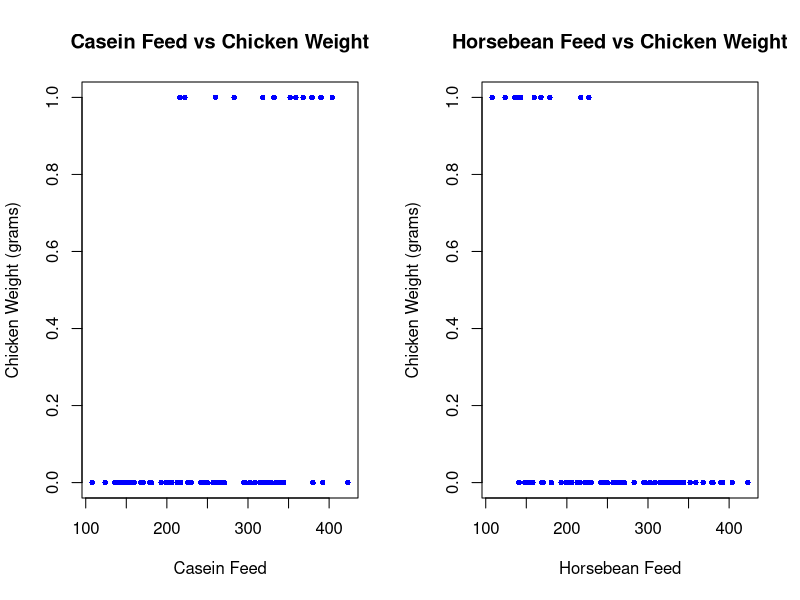
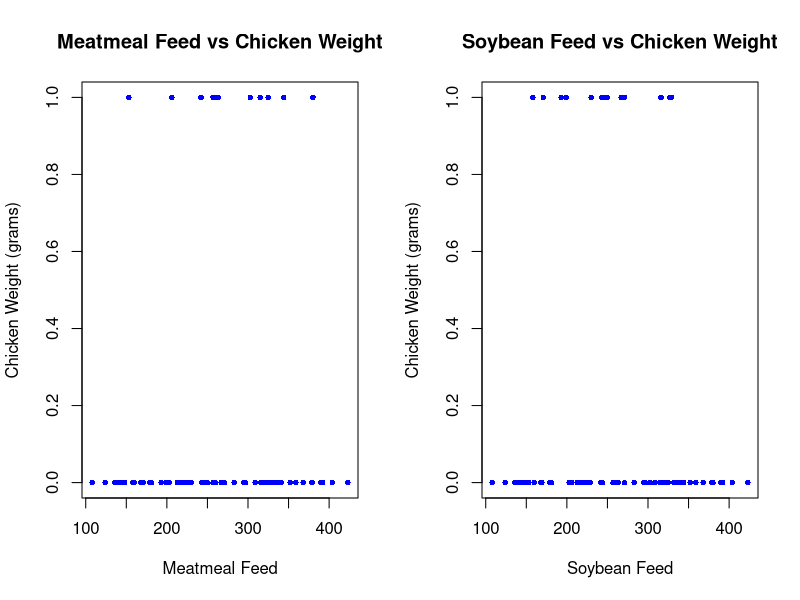
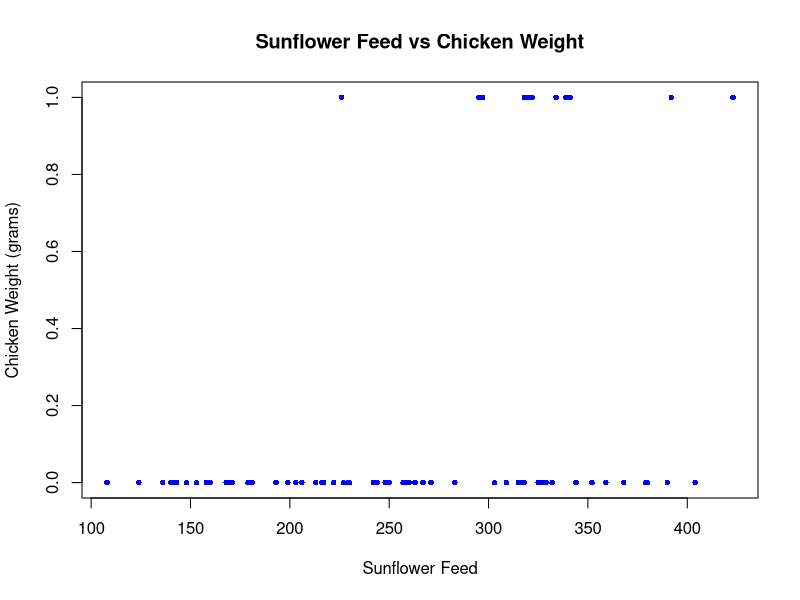
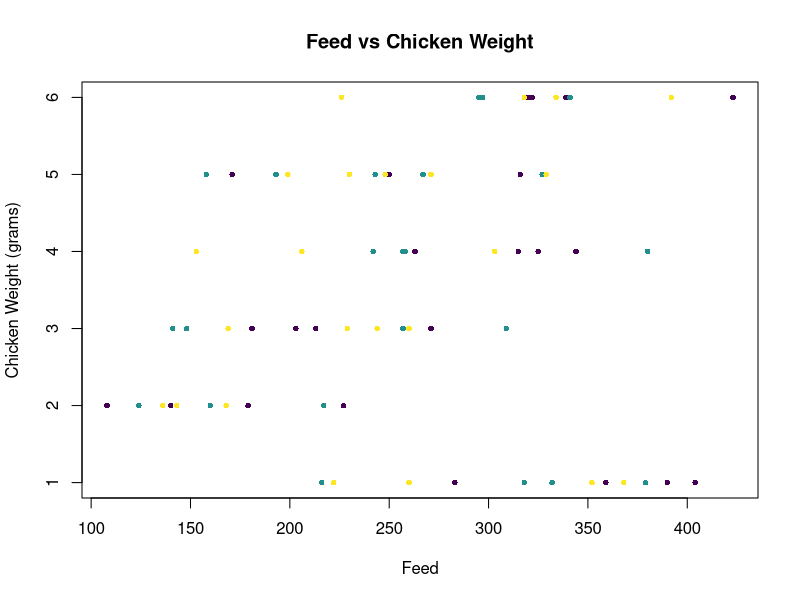

Here is the R script that generated these plots, in order:
### SETUP ###
setwd("/Users/alyshasaad-berreta/Desktop")
library(datasets)

### DATA ###
data("chickwts")
class(chickwts)
dim(chickwts)
head(chickwts)

table(chickwts$feed)

### PLOTTING ###
par(mfrow = c(1, 2))
plot(chickwts$weight, chickwts$feed =='casein', pch = 16, cex = 0.75, col = "blue",
     xlab = "Casein Feed", ylab = "Chicken Weight (grams)",
     main = "Casein Feed vs Chicken Weight")
plot(chickwts$weight, chickwts$feed == 'horsebean', pch = 16, cex = 0.75, col = "blue",
     xlab = "Horsebean Feed", ylab = "Chicken Weight (grams)",
     main = "Horsebean Feed vs Chicken Weight")

par(mfrow = c(1, 2))
plot(chickwts$weight, chickwts$feed == 'meatmeal', pch = 16, cex = 0.75, col = "blue",
     xlab = "Meatmeal Feed", ylab = "Chicken Weight (grams)",
     main = "Meatmeal Feed vs Chicken Weight")
plot(chickwts$weight, chickwts$feed == 'soybean', pch = 16, cex = 0.75, col = "blue",
     xlab = "Soybean Feed", ylab = "Chicken Weight (grams)",
     main = "Soybean Feed vs Chicken Weight")

par(mfrow = c(1, 1))
plot(chickwts$weight, chickwts$feed == 'sunflower', pch = 16, cex = 0.75, col = "blue",
     xlab = "Sunflower Feed", ylab = "Chicken Weight (grams)",
     main = "Sunflower Feed vs Chicken Weight")

col.species.unique <- viridis::viridis(3)
plot(chickwts$weight, chickwts$feed, pch = 16, cex = 0.75, col = col.species.unique,
     xlab = "Feed", ylab = "Chicken Weight (grams)",
     main = "Feed vs Chicken Weight")